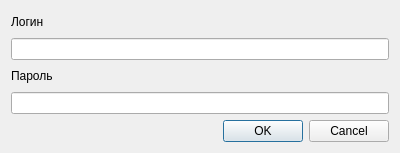
<?xml version="1.0" encoding="UTF-8"?>
<ui version="4.0">
 <class>authorization</class>
 <widget class="QDialog" name="authorization">
  <property name="geometry">
   <rect>
    <x>0</x>
    <y>0</y>
    <width>400</width>
    <height>153</height>
   </rect>
  </property>
  <property name="windowTitle">
   <string>Dialog</string>
  </property>
  <layout class="QGridLayout" name="gridLayout">
   <item row="0" column="0" colspan="2">
    <widget class="QLabel" name="label">
     <property name="text">
      <string>Логин</string>
     </property>
    </widget>
   </item>
   <item row="1" column="0" colspan="2">
    <widget class="QLineEdit" name="nameedit"/>
   </item>
   <item row="2" column="0" colspan="2">
    <widget class="QLabel" name="label_2">
     <property name="text">
      <string>Пароль</string>
     </property>
    </widget>
   </item>
   <item row="3" column="0" colspan="2">
    <widget class="QLineEdit" name="passedit"/>
   </item>
   <item row="4" column="1">
    <widget class="QDialogButtonBox" name="buttonBox">
     <property name="mouseTracking">
      <bool>false</bool>
     </property>
     <property name="orientation">
      <enum>Qt::Horizontal</enum>
     </property>
     <property name="standardButtons">
      <set>QDialogButtonBox::Cancel|QDialogButtonBox::Ok</set>
     </property>
    </widget>
   </item>
  </layout>
 </widget>
 <resources/>
 <connections>
  <connection>
   <sender>buttonBox</sender>
   <signal>accepted()</signal>
   <receiver>authorization</receiver>
   <slot>accept()</slot>
   <hints>
    <hint type="sourcelabel">
     <x>248</x>
     <y>254</y>
    </hint>
    <hint type="destinationlabel">
     <x>157</x>
     <y>274</y>
    </hint>
   </hints>
  </connection>
  <connection>
   <sender>buttonBox</sender>
   <signal>rejected()</signal>
   <receiver>authorization</receiver>
   <slot>reject()</slot>
   <hints>
    <hint type="sourcelabel">
     <x>316</x>
     <y>260</y>
    </hint>
    <hint type="destinationlabel">
     <x>286</x>
     <y>274</y>
    </hint>
   </hints>
  </connection>
 </connections>
</ui>
